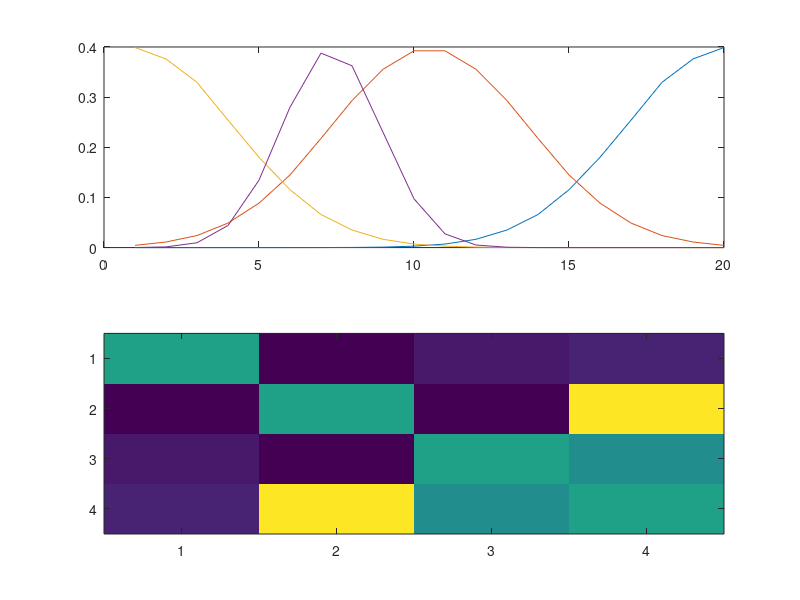

This figure's MATLAB source:
x = -6:.5:6;
pdf1 = normpdf(x);

p = [];
p(:,1) = interp1(x, pdf1, linspace(-6, 0, 20), 'cubic', 0 );
p(:,2) = interp1(x, pdf1, linspace(-3, 3, 20), 'cubic', 0 );
p(:,3) = interp1(x, pdf1, linspace(0, 6, 20), 'cubic', 0 );
p(:,4) = interp1(x, pdf1, linspace(-4,8, 20), 'cubic', 0 );

c = corr(p);
for i=1:4
    c(i,i) = 0;
end
figure;
subplot(211);plot(p);
subplot(212);imagesc(c);


